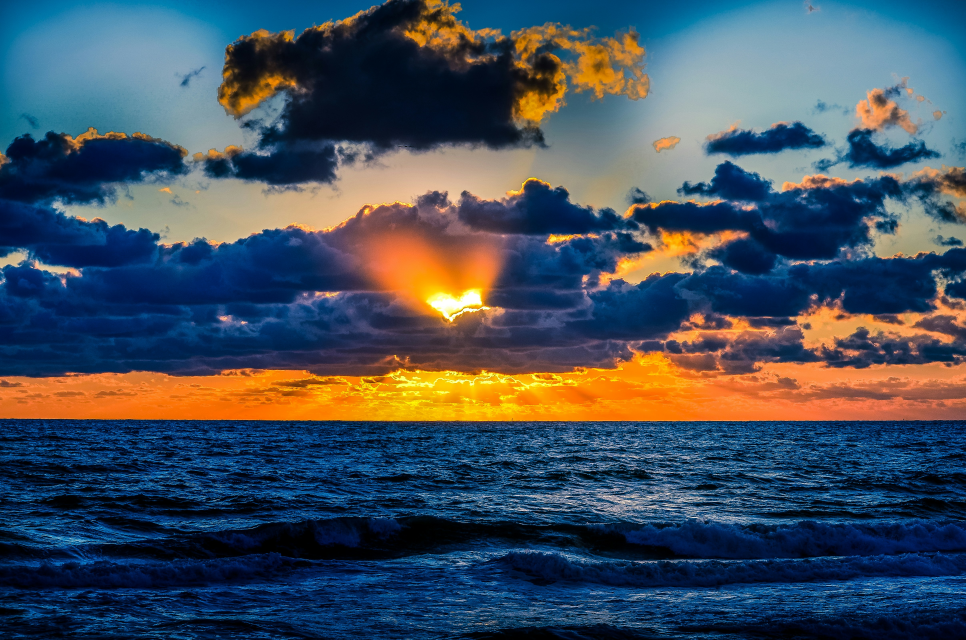
#> input picture Classwork/OpenCV/Save & grayscale with OpenCV/Image.jpg, 4829 x 3198 px, found by its file name (shown at 1/5 size)
$ python main.py
#> lines starting #> are read from the running program, lines starting #| are printed output that depends on the picture
import cv2

image = cv2.imread(r'Classwork\OpenCV\Save & grayscale with OpenCV\Image.jpg')
#> image is the input picture: shape (3198, 4829, 3); mean B, G, R 92.3, 79.2, 66.5

gray_image = cv2.cvtColor(image, cv2.COLOR_BGR2GRAY)
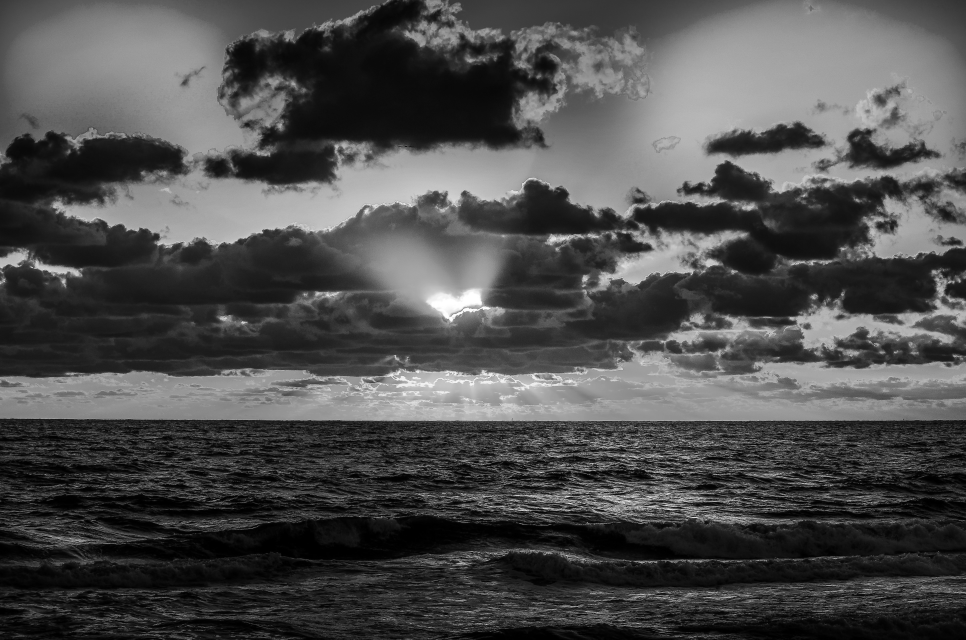
#> gray_image: shape (3198, 4829) (shown at 1/5 size); min 0, max 255, mean 76.9
resized_image = cv2.resize(gray_image, (480, 480))
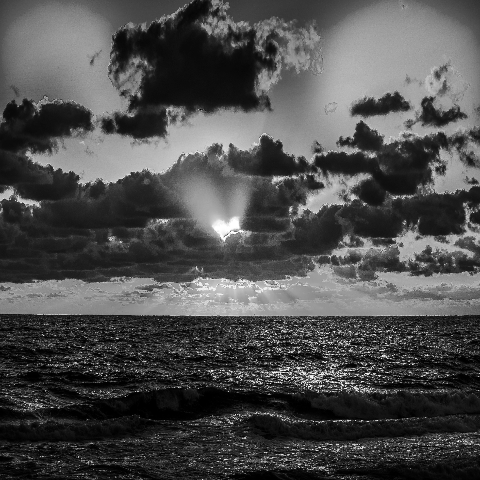
#> resized_image: shape (480, 480); min 0, max 255, mean 76.8

cv2.imshow('Processed Image', resized_image)

key = cv2.waitKey(0)
#> (key Esc is pressed here)

if key == ord('s'):
    cv2.imwrite('grayscaled_image.png', resized_image)
    print("Image saved as grayscaled_image.png")

else: print('Image not saved')

cv2.destroyAllWindows()

print(f'Processed Image Dimensions: {image.shape}')
#| Processed Image Dimensions: (3198, 4829, 3)

$ run again, with Classwork/OpenCV/Color Conversions and Cropping/example.jpg copied over Classwork/OpenCV/Save & grayscale with OpenCV/Image.jpg
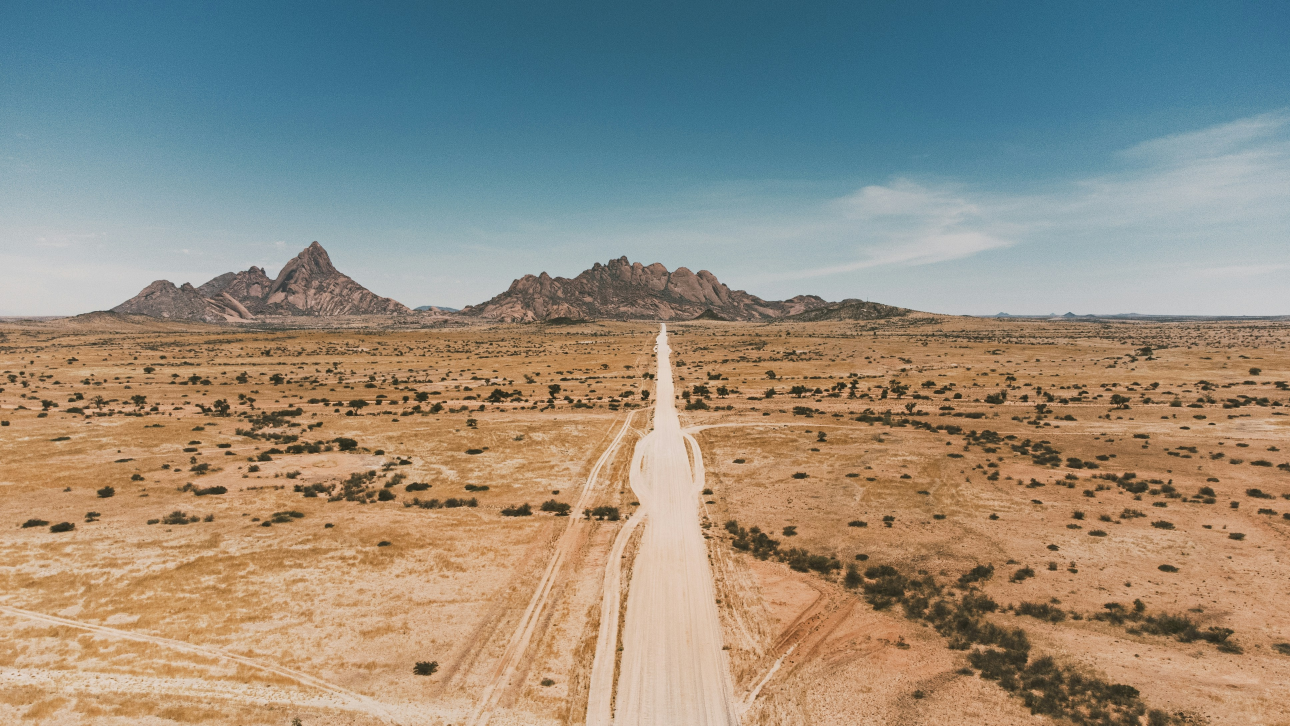
#> input picture Classwork/OpenCV/Color Conversions and Cropping/example.jpg, 3870 x 2177 px, found by its file name (shown at 1/3 size)
#> image is the input picture: shape (2177, 3870, 3); mean B, G, R 127.1, 140.9, 147.9
#> `gray_image = cv2.cvtColor(image, cv2.COLOR_BGR2GRAY)`:
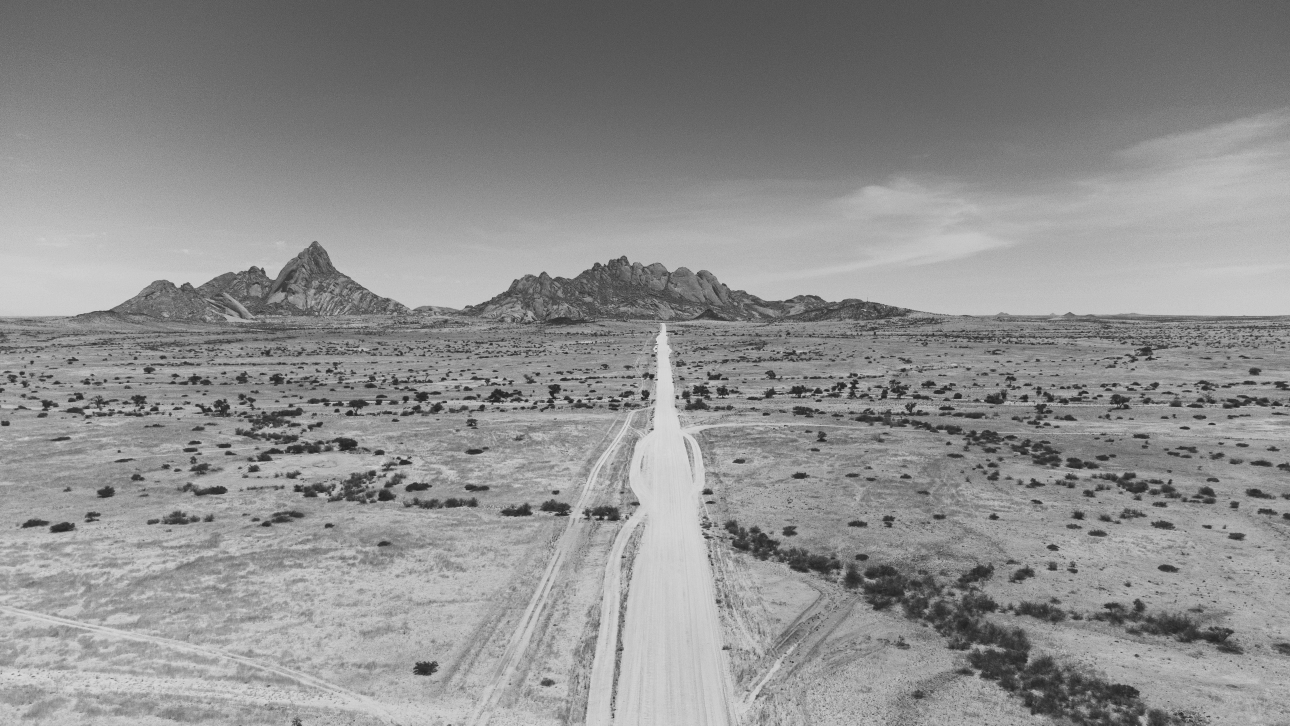
#> gray_image: shape (2177, 3870) (shown at 1/3 size); min 26, max 229, mean 141.4
#> `resized_image = cv2.resize(gray_image, (480, 480))`:
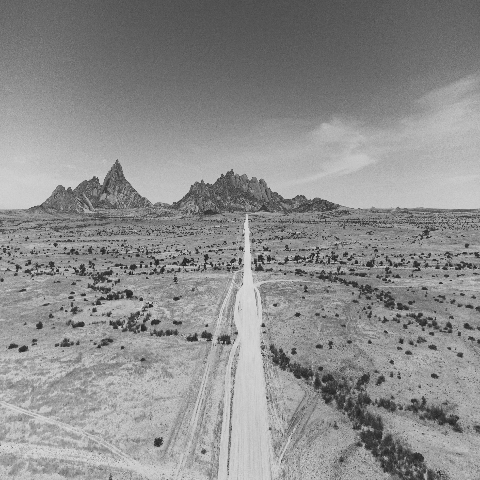
#> resized_image: shape (480, 480); min 32, max 218, mean 141.3
#| Processed Image Dimensions: (2177, 3870, 3)
